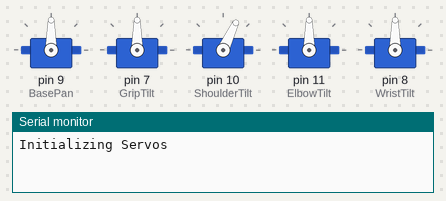
Simulated run of this sketch. Board: Arduino Uno, built with avr-gcc and run on an emulated ATmega328P. On the bench: 5 × servo, the last lines printed to the serial monitor.

Above: at 0.1 s.
At 3.6 s:
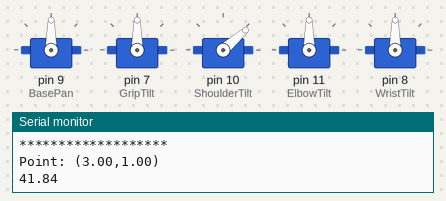
At 4.7 s:
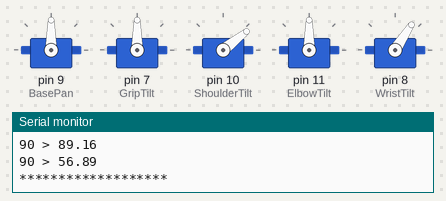
At 6.9 s:
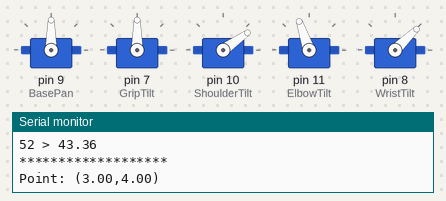
At 16.1 s:
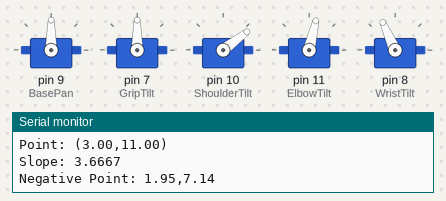
At 35.2 s:
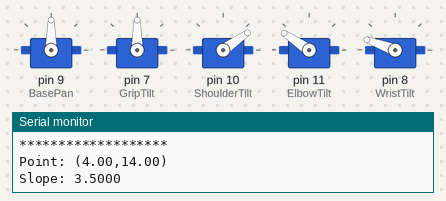
Timing chart, 0 to 40.0 s (numbered marks = the images above):
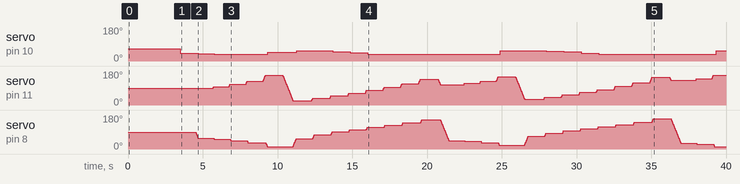

The sketch:

test_inverzni_kinematiky.ino
```cpp
#include <Servo.h>


Servo BasePan, GripTilt, ShoulderTilt, ElbowTilt, WristTilt;

int pos, CurrentAngle;
int i;


#define PI 3.14159265

float ShoulderLength = 6.0;
float ElbowLength = 4.0;
float WristLength = 4.0;
float Hypot, Slope, CirclePointX, CirclePointY;
float x1 = 10.0;
float y1 = 7.0;
float x2 = 0.0;
float y2 = 0.0;
float A, B, C,
      PosXAnswer,
      PosYAnswer,
      NegXAnswer,
      NegYAnswer,
      Angle_A,
      Angle_A_Temp,
      Angle_B,
      Angle_C;


void setup()
{

  Serial.begin(9600);


  pinMode( 9, OUTPUT); //Base pin.
  pinMode( 10, OUTPUT); //Shoulder pin.
  pinMode( 11, OUTPUT); //Elbow pin.
  pinMode( 8, OUTPUT); //Wrist pin.
  pinMode( 7, OUTPUT); //Grip


  BasePan.attach(9);
  GripTilt.attach(7);
  ShoulderTilt.attach(10);
  ElbowTilt.attach(11);
  WristTilt.attach(8);


  Serial.println("Initializing Servos");
  ResetServos();

}//end setup.


void loop()
{


  for ( x1 = 3; x1 < 14; x1 = x1 + 1) {

    for (y1 = 1; y1 < 15; y1 = y1 + 1) {


      Serial.println("*******************");
      Serial.println();
      Serial.print("Point: (");
      Serial.print(x1);
      Serial.print(",");
      Serial.print(y1);
      Serial.println(")");
      if ((x1 < ShoulderLength) && (y1 < ShoulderLength)) {
        Special_Calc_Point();

      }
      else {

        Calc_Point();

      }
    }
  }


}


void Special_Calc_Point() {


  Hypot = sqrt(sq(x1) + sq(y1)) + WristLength;
  A = ElbowLength;//4;
  B = Hypot;
  C = ShoulderLength;//6;


  Angle_A = acos((sq(B) + sq(C) - sq(A)) / (2 * B * C)) * (180 / PI);


  Angle_B =  acos((sq(C) + sq(A) - sq(B)) / (2 * A * C)) * (180 / PI);

  Angle_C = acos((sq(A) + sq(B) - sq(C)) / (2 * A * B)) * (180 / PI);

  Angle_A = Angle_A * (1 + (Angle_A / (Angle_B + Angle_C)));

  if (Angle_A < 35) {
    Angle_A = 35;
  }//End if <35.


  if (!isnan(Angle_A)) {
    Serial.println(Angle_A);
    ShoulderTilt.write(Angle_A);
    delay(1000);
  }


  if (!isnan(Angle_B)) { //If Angle is a valid number.

    CurrentAngle = ElbowTilt.read();

    if (Angle_B > CurrentAngle) {
      Serial.print(CurrentAngle);
      Serial.print(" < ");
      Serial.println(Angle_B);
      for (i = CurrentAngle; i < Angle_B; i = i + 1) //if Angle_B > CurrentAngle.
      {

        ElbowTilt.write(i);
        delay(5);
      }//end for CurrentAngle.

    }//end if Angle_B > CurrentAngle.

    else
    {
      Serial.print(CurrentAngle);
      Serial.print(" > ");
      Serial.println(Angle_B);
      for (i = CurrentAngle; i > Angle_B; i = i - 1) //if Angle_B < CurrentAngle.
      {

        ElbowTilt.write(i);
        delay(5);
      }//end for CurrentAngle.
    }//end else.

  } //end if !isnan.


  if (!isnan(Angle_C)) { //If Angle is a valid number.

    CurrentAngle = WristTilt.read();

    if (Angle_C > CurrentAngle) {
      Serial.print(CurrentAngle);
      Serial.print(" < ");
      Serial.println(Angle_C);
      for (i = CurrentAngle; i < Angle_C; i = i + 1) //if Angle_C > CurrentAngle.
      {

        WristTilt.write(i);
        delay(5);
      }//end for CurrentAngle.

    }//end if Angle_C > CurrentAngle.

    else
    {
      Serial.print(CurrentAngle);
      Serial.print(" > ");
      Serial.println(Angle_C);
      for (i = CurrentAngle; i > Angle_C; i = i - 1) //if Angle_C < CurrentAngle.
      {

        WristTilt.write(i);
        delay(5);
      }//end for CurrentAngle.
    }//end else.

  }


}


void Calc_Point() {
  //*********** Line Calcs *********************************
  Slope = (y2 - y1) / (x2 - x1);
  Serial.print("Slope: ");
  Serial.println(Slope, 4);


  A = 1 + sq(y1 / x1);
  B = (-2 * x1) + (-2 * y1 * Slope);
  C = sq(y1) + sq(x1) - sq(WristLength);


  Serial.println();

  NegXAnswer = ((-1 * B) - (sqrt(sq(B) - (4 * A * C)))) / (2 * A); //Minus portion of Quadratic Equation.
  NegYAnswer = Slope * NegXAnswer;

  if (!isnan(NegXAnswer)) {

    Serial.print("Negative Point: ");
    Serial.print(NegXAnswer);
    Serial.print(",");
    Serial.println(NegYAnswer);
    Serial.println();

    Calc_Circle(NegXAnswer, NegYAnswer);
  }

  else
  {


    PosXAnswer = ((-1 * B) + (sqrt(sq(B) - (4 * A * C)))) / (2 * A); //Plus portion of Quadratic Equation.
    PosYAnswer = Slope * PosXAnswer;

    if (!isnan(PosXAnswer)) {
      Serial.print("**** Positive Point: ");
      Serial.print(PosXAnswer);
      Serial.print(",");
      Serial.println(PosYAnswer);
      Serial.println();

      Calc_Circle(PosXAnswer, PosYAnswer);

    }

  }

}


void Calc_Circle(float BXValue, float BYValue) {

  Hypot = sqrt(sq(BXValue) + sq(BYValue));
  A = ElbowLength;//4;
  B = Hypot;
  C = ShoulderLength;//6;


  // Calculate angle B //
  Angle_B =  acos((sq(C) + sq(A) - sq(B)) / (2 * A * C)) * (180 / PI);


  // Calculate angle C //
  Angle_C = acos((sq(A) + sq(B) - sq(C)) / (2 * A * B)) * (180 / PI);
  Angle_C = 180 - Angle_C; //must calc larger opposite side angle.


  // Calculate angle A //
  Angle_A = acos((sq(B) + sq(C) - sq(A)) / (2 * B * C)) * (180 / PI);

  Angle_A = Angle_A * (1 + (Angle_A / (Angle_B + Angle_C)));

  if (Angle_A < 35) {
    Angle_A = 35;
  }//End if <35.


  if (!isnan(Angle_A)) { //If Angle is a valid number.
    Serial.println(Angle_A);
    ShoulderTilt.write(Angle_A);
    delay(1000);
  }

  if (!isnan(Angle_B)) { //If Angle is a valid number.

    CurrentAngle = ElbowTilt.read();

    if (Angle_B > CurrentAngle) {
      Serial.print(CurrentAngle);
      Serial.print(" < ");
      Serial.println(Angle_B);
      for (i = CurrentAngle; i < Angle_B; i = i + 1) //if Angle_B > CurrentAngle.
      {

        ElbowTilt.write(i);
        delay(5);
      }

    }

    else
    {
      Serial.print(CurrentAngle);
      Serial.print(" > ");
      Serial.println(Angle_B);
      for (i = CurrentAngle; i > Angle_B; i = i - 1) //if Angle_B < CurrentAngle.
      {

        ElbowTilt.write(i);
        delay(5);
      }
    }

  }


  if (!isnan(Angle_C)) { //If Angle is a valid number.

    CurrentAngle = WristTilt.read();

    if (Angle_C > CurrentAngle) {
      Serial.print(CurrentAngle);
      Serial.print(" < ");
      Serial.println(Angle_C);
      for (i = CurrentAngle; i < Angle_C; i = i + 1) //if Angle_C > CurrentAngle.
      {

        WristTilt.write(i);
        delay(5);
      }//end for CurrentAngle.

    }//end if Angle_C > CurrentAngle.

    else
    {
      Serial.print(CurrentAngle);
      Serial.print(" > ");
      Serial.println(Angle_C);
      for (i = CurrentAngle; i > Angle_C; i = i - 1) //if Angle_C < CurrentAngle.
      {

        WristTilt.write(i);
        delay(5);
      }//end for CurrentAngle.
    }//end else.

  } //end if !isnan.


}


//*************************************************************
//                  ResetServos
//*************************************************************
void ResetServos()
{

  ShoulderTilt.write(65);
  delay(2000);


  ElbowTilt.write(90 );
  delay(500);


  WristTilt.write(90);
  delay(500);


  GripTilt.write(90);
  delay(500);


}
```
